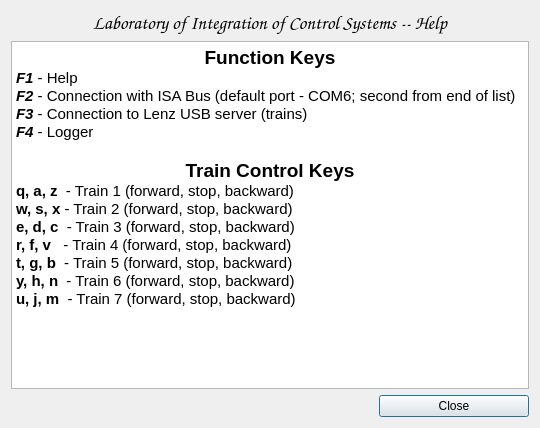
<?xml version="1.0" encoding="UTF-8"?>
<ui version="4.0">
 <class>Dialog</class>
 <widget class="QDialog" name="Dialog">
  <property name="geometry">
   <rect>
    <x>0</x>
    <y>0</y>
    <width>540</width>
    <height>428</height>
   </rect>
  </property>
  <property name="windowTitle">
   <string>Help Dialog</string>
  </property>
  <layout class="QVBoxLayout" name="verticalLayout_2">
   <item>
    <widget class="QLabel" name="aboutTextLabel">
     <property name="font">
      <font>
       <family>Comic Sans MS</family>
       <pointsize>14</pointsize>
       <weight>50</weight>
       <bold>false</bold>
      </font>
     </property>
     <property name="text">
      <string>Laboratory of Integration of Control Systems -- Help</string>
     </property>
     <property name="alignment">
      <set>Qt::AlignCenter</set>
     </property>
    </widget>
   </item>
   <item>
    <widget class="QTextEdit" name="textEdit">
     <property name="html">
      <string>&lt;!DOCTYPE HTML PUBLIC &quot;-//W3C//DTD HTML 4.0//EN&quot; &quot;http://www.w3.org/TR/REC-html40/strict.dtd&quot;&gt;
&lt;html&gt;&lt;head&gt;&lt;meta name=&quot;qrichtext&quot; content=&quot;1&quot; /&gt;&lt;style type=&quot;text/css&quot;&gt;
p, li { white-space: pre-wrap; }
&lt;/style&gt;&lt;/head&gt;&lt;body style=&quot; font-family:'Cantarell'; font-size:11pt; font-weight:400; font-style:normal;&quot;&gt;
&lt;p align=&quot;center&quot; style=&quot; margin-top:0px; margin-bottom:0px; margin-left:0px; margin-right:0px; -qt-block-indent:0; text-indent:0px;&quot;&gt;&lt;span style=&quot; font-size:14pt; font-weight:600;&quot;&gt;Function Keys&lt;/span&gt;&lt;/p&gt;
&lt;p style=&quot; margin-top:0px; margin-bottom:0px; margin-left:0px; margin-right:0px; -qt-block-indent:0; text-indent:0px;&quot;&gt;&lt;span style=&quot; font-weight:600; font-style:italic;&quot;&gt;F1&lt;/span&gt; - Help&lt;/p&gt;
&lt;p style=&quot; margin-top:0px; margin-bottom:0px; margin-left:0px; margin-right:0px; -qt-block-indent:0; text-indent:0px;&quot;&gt;&lt;span style=&quot; font-weight:600; font-style:italic;&quot;&gt;F2 &lt;/span&gt;- Connection with ISA Bus (default port - COM6; second from end of list)&lt;/p&gt;
&lt;p style=&quot; margin-top:0px; margin-bottom:0px; margin-left:0px; margin-right:0px; -qt-block-indent:0; text-indent:0px;&quot;&gt;&lt;span style=&quot; font-weight:600; font-style:italic;&quot;&gt;F3&lt;/span&gt; - Connection to Lenz USB server (trains)&lt;/p&gt;
&lt;p style=&quot; margin-top:0px; margin-bottom:0px; margin-left:0px; margin-right:0px; -qt-block-indent:0; text-indent:0px;&quot;&gt;&lt;span style=&quot; font-weight:600; font-style:italic;&quot;&gt;F4&lt;/span&gt; - Logger&lt;/p&gt;
&lt;p style=&quot;-qt-paragraph-type:empty; margin-top:0px; margin-bottom:0px; margin-left:0px; margin-right:0px; -qt-block-indent:0; text-indent:0px;&quot;&gt;&lt;br /&gt;&lt;/p&gt;
&lt;p align=&quot;center&quot; style=&quot; margin-top:0px; margin-bottom:0px; margin-left:0px; margin-right:0px; -qt-block-indent:0; text-indent:0px;&quot;&gt;&lt;span style=&quot; font-size:14pt; font-weight:600;&quot;&gt;Train Control Keys&lt;/span&gt;&lt;/p&gt;
&lt;p style=&quot; margin-top:0px; margin-bottom:0px; margin-left:0px; margin-right:0px; -qt-block-indent:0; text-indent:0px;&quot;&gt;&lt;span style=&quot; font-weight:600;&quot;&gt;q, a, z  &lt;/span&gt;- Train 1 (forward, stop, backward)&lt;/p&gt;
&lt;p style=&quot; margin-top:0px; margin-bottom:0px; margin-left:0px; margin-right:0px; -qt-block-indent:0; text-indent:0px;&quot;&gt;&lt;span style=&quot; font-weight:600;&quot;&gt;w, s, x&lt;/span&gt; - Train 2 (forward, stop, backward)&lt;/p&gt;
&lt;p style=&quot; margin-top:0px; margin-bottom:0px; margin-left:0px; margin-right:0px; -qt-block-indent:0; text-indent:0px;&quot;&gt;&lt;span style=&quot; font-weight:600;&quot;&gt;e, d, c&lt;/span&gt;  - Train 3 (forward, stop, backward)&lt;/p&gt;
&lt;p style=&quot; margin-top:0px; margin-bottom:0px; margin-left:0px; margin-right:0px; -qt-block-indent:0; text-indent:0px;&quot;&gt;&lt;span style=&quot; font-weight:600;&quot;&gt;r, f, v   &lt;/span&gt;- Train 4 (forward, stop, backward)&lt;/p&gt;
&lt;p style=&quot; margin-top:0px; margin-bottom:0px; margin-left:0px; margin-right:0px; -qt-block-indent:0; text-indent:0px;&quot;&gt;&lt;span style=&quot; font-weight:600;&quot;&gt;t, g, b&lt;/span&gt;  - Train 5 (forward, stop, backward)&lt;/p&gt;
&lt;p style=&quot; margin-top:0px; margin-bottom:0px; margin-left:0px; margin-right:0px; -qt-block-indent:0; text-indent:0px;&quot;&gt;&lt;span style=&quot; font-weight:600;&quot;&gt;y, h, n  &lt;/span&gt;- Train 6 (forward, stop, backward)&lt;/p&gt;
&lt;p style=&quot; margin-top:0px; margin-bottom:0px; margin-left:0px; margin-right:0px; -qt-block-indent:0; text-indent:0px;&quot;&gt;&lt;span style=&quot; font-weight:600;&quot;&gt;u, j, m &lt;/span&gt; - Train 7 (forward, stop, backward)&lt;/p&gt;&lt;/body&gt;&lt;/html&gt;</string>
     </property>
     <property name="textInteractionFlags">
      <set>Qt::NoTextInteraction</set>
     </property>
    </widget>
   </item>
   <item>
    <widget class="QPushButton" name="closeDlgButton">
     <property name="maximumSize">
      <size>
       <width>150</width>
       <height>16777215</height>
      </size>
     </property>
     <property name="layoutDirection">
      <enum>Qt::RightToLeft</enum>
     </property>
     <property name="text">
      <string>Close</string>
     </property>
    </widget>
   </item>
  </layout>
 </widget>
 <resources/>
 <connections/>
</ui>
